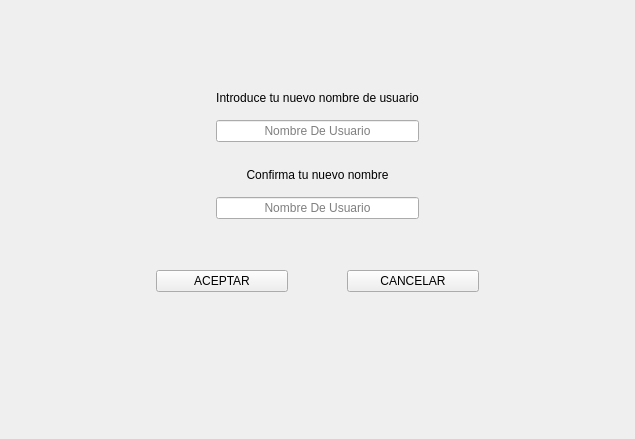
<?xml version="1.0" encoding="UTF-8"?>
<ui version="4.0">
 <class>Cambiar_Nombre</class>
 <widget class="QWidget" name="Cambiar_Nombre">
  <property name="geometry">
   <rect>
    <x>0</x>
    <y>0</y>
    <width>635</width>
    <height>439</height>
   </rect>
  </property>
  <property name="windowTitle">
   <string>Cambiar Nombre</string>
  </property>
  <layout class="QGridLayout" name="gridLayout_6">
   <item row="0" column="0">
    <layout class="QGridLayout" name="gridLayout">
     <property name="leftMargin">
      <number>40</number>
     </property>
     <property name="topMargin">
      <number>50</number>
     </property>
     <property name="rightMargin">
      <number>40</number>
     </property>
     <property name="bottomMargin">
      <number>40</number>
     </property>
     <item row="2" column="0">
      <layout class="QGridLayout" name="gridLayout_7">
       <item row="1" column="1">
        <layout class="QGridLayout" name="gridLayout_3">
         <property name="topMargin">
          <number>20</number>
         </property>
         <property name="bottomMargin">
          <number>20</number>
         </property>
         <property name="verticalSpacing">
          <number>15</number>
         </property>
         <item row="1" column="0">
          <widget class="QLineEdit" name="Nombre2">
           <property name="inputMethodHints">
            <set>Qt::InputMethodHint::ImhHiddenText|Qt::InputMethodHint::ImhNoAutoUppercase|Qt::InputMethodHint::ImhNoPredictiveText|Qt::InputMethodHint::ImhSensitiveData</set>
           </property>
           <property name="alignment">
            <set>Qt::AlignmentFlag::AlignCenter</set>
           </property>
           <property name="placeholderText">
            <string>Nombre De Usuario</string>
           </property>
          </widget>
         </item>
         <item row="0" column="0">
          <widget class="QLabel" name="Titulo5_2">
           <property name="text">
            <string>Confirma tu nuevo nombre</string>
           </property>
           <property name="alignment">
            <set>Qt::AlignmentFlag::AlignCenter</set>
           </property>
          </widget>
         </item>
        </layout>
       </item>
       <item row="0" column="1">
        <layout class="QGridLayout" name="gridLayout_4">
         <property name="topMargin">
          <number>30</number>
         </property>
         <property name="verticalSpacing">
          <number>15</number>
         </property>
         <item row="2" column="0">
          <widget class="QLabel" name="Titulo5">
           <property name="text">
            <string>Introduce tu nuevo nombre de usuario</string>
           </property>
           <property name="alignment">
            <set>Qt::AlignmentFlag::AlignCenter</set>
           </property>
          </widget>
         </item>
         <item row="3" column="0">
          <widget class="QLineEdit" name="Nombre">
           <property name="inputMethodHints">
            <set>Qt::InputMethodHint::ImhHiddenText|Qt::InputMethodHint::ImhNoAutoUppercase|Qt::InputMethodHint::ImhNoPredictiveText|Qt::InputMethodHint::ImhSensitiveData</set>
           </property>
           <property name="alignment">
            <set>Qt::AlignmentFlag::AlignCenter</set>
           </property>
           <property name="placeholderText">
            <string>Nombre De Usuario</string>
           </property>
          </widget>
         </item>
        </layout>
       </item>
       <item row="0" column="2">
        <spacer name="horizontalSpacer">
         <property name="orientation">
          <enum>Qt::Orientation::Horizontal</enum>
         </property>
         <property name="sizeHint" stdset="0">
          <size>
           <width>40</width>
           <height>20</height>
          </size>
         </property>
        </spacer>
       </item>
       <item row="0" column="0">
        <spacer name="horizontalSpacer_2">
         <property name="orientation">
          <enum>Qt::Orientation::Horizontal</enum>
         </property>
         <property name="sizeHint" stdset="0">
          <size>
           <width>40</width>
           <height>20</height>
          </size>
         </property>
        </spacer>
       </item>
      </layout>
     </item>
     <item row="3" column="0">
      <layout class="QGridLayout" name="gridLayout_2" columnstretch="4,5,2,5,4">
       <property name="topMargin">
        <number>25</number>
       </property>
       <item row="0" column="3">
        <widget class="QPushButton" name="CANCELAR">
         <property name="text">
          <string>CANCELAR</string>
         </property>
         <property name="autoDefault">
          <bool>false</bool>
         </property>
        </widget>
       </item>
       <item row="0" column="0">
        <spacer name="horizontalSpacer_4">
         <property name="orientation">
          <enum>Qt::Orientation::Horizontal</enum>
         </property>
         <property name="sizeHint" stdset="0">
          <size>
           <width>40</width>
           <height>20</height>
          </size>
         </property>
        </spacer>
       </item>
       <item row="0" column="1">
        <widget class="QPushButton" name="ACEPTAR">
         <property name="text">
          <string>ACEPTAR</string>
         </property>
         <property name="autoDefault">
          <bool>false</bool>
         </property>
        </widget>
       </item>
       <item row="1" column="1">
        <spacer name="verticalSpacer">
         <property name="orientation">
          <enum>Qt::Orientation::Vertical</enum>
         </property>
         <property name="sizeHint" stdset="0">
          <size>
           <width>20</width>
           <height>40</height>
          </size>
         </property>
        </spacer>
       </item>
       <item row="0" column="4">
        <spacer name="horizontalSpacer_3">
         <property name="orientation">
          <enum>Qt::Orientation::Horizontal</enum>
         </property>
         <property name="sizeHint" stdset="0">
          <size>
           <width>40</width>
           <height>20</height>
          </size>
         </property>
        </spacer>
       </item>
       <item row="0" column="2">
        <spacer name="horizontalSpacer_5">
         <property name="orientation">
          <enum>Qt::Orientation::Horizontal</enum>
         </property>
         <property name="sizeHint" stdset="0">
          <size>
           <width>40</width>
           <height>20</height>
          </size>
         </property>
        </spacer>
       </item>
      </layout>
     </item>
    </layout>
   </item>
  </layout>
 </widget>
 <tabstops>
  <tabstop>Nombre</tabstop>
  <tabstop>Nombre2</tabstop>
  <tabstop>ACEPTAR</tabstop>
  <tabstop>CANCELAR</tabstop>
 </tabstops>
 <resources/>
 <connections>
  <connection>
   <sender>Nombre</sender>
   <signal>returnPressed()</signal>
   <receiver>Nombre2</receiver>
   <slot>setFocus()</slot>
   <hints>
    <hint type="sourcelabel">
     <x>272</x>
     <y>125</y>
    </hint>
    <hint type="destinationlabel">
     <x>279</x>
     <y>177</y>
    </hint>
   </hints>
  </connection>
  <connection>
   <sender>Nombre2</sender>
   <signal>returnPressed()</signal>
   <receiver>ACEPTAR</receiver>
   <slot>click()</slot>
   <hints>
    <hint type="sourcelabel">
     <x>171</x>
     <y>180</y>
    </hint>
    <hint type="destinationlabel">
     <x>174</x>
     <y>203</y>
    </hint>
   </hints>
  </connection>
 </connections>
</ui>
